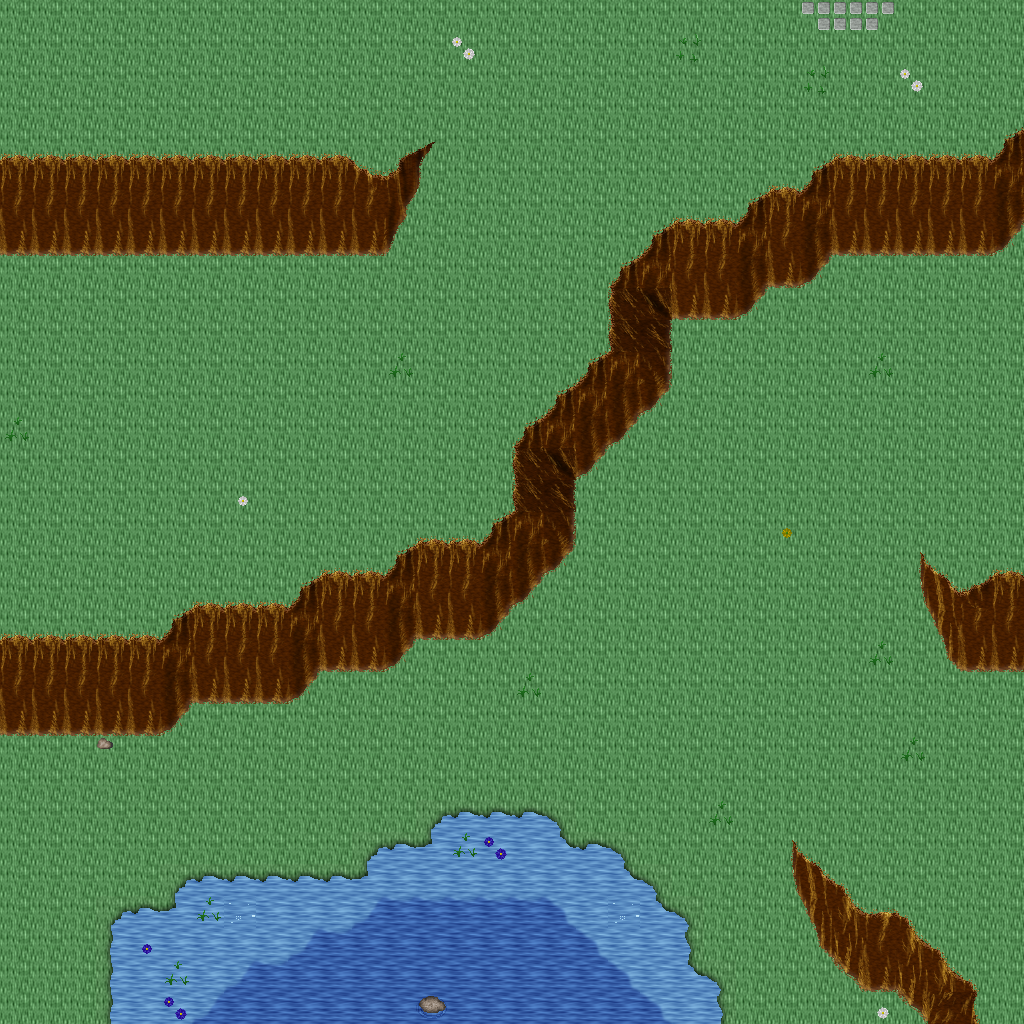

Tiled map render using the project's own tile images. Description and the map definition, with tile-layer contents summarised, below:
An orthogonal 32x32 tile map with 32x32 px tiles, 5 tile layers (Ground, Objects, Objects2, Above, ...), 1 hidden layer not drawn, 45 tilesets.

<map version="1.10" tiledversion="1.11.0" orientation="orthogonal" renderorder="right-down" width="32" height="32" tilewidth="32" tileheight="32" infinite="0" nextlayerid="11" nextobjectid="1">
 <tileset firstgid="1" name="ground_ground" tilewidth="32" tileheight="32" tilecount="33" columns="3">
  <image source="../drawable/ground_ground.png" width="96" height="352" />
 </tileset>
 <tileset firstgid="34" name="building_castle" tilewidth="32" tileheight="32" tilecount="320" columns="20">
  <image source="../drawable/building_castle.png" width="640" height="512" />
 </tileset>
 <tileset firstgid="354" name="ground_water_pool" tilewidth="32" tileheight="32" tilecount="72" columns="3">
  <image source="../drawable/ground_water_pool.png" width="96" height="768" />
 </tileset>
 <tileset firstgid="426" name="ground_ridge_earth_dark" tilewidth="32" tileheight="32" tilecount="96" columns="12">
  <image source="../drawable/ground_ridge_earth_dark.png" width="384" height="256" />
 </tileset>
 <tileset firstgid="522" name="ground_grass_edges" tilewidth="32" tileheight="32" tilecount="36" columns="12">
  <image source="../drawable/ground_grass_edges.png" width="384" height="96" />
 </tileset>
 <tileset firstgid="558" name="ground_earth_edges" tilewidth="32" tileheight="32" tilecount="18" columns="6">
  <image source="../drawable/ground_earth_edges.png" width="192" height="96" />
 </tileset>
 <tileset firstgid="576" name="ground_grass_corners" tilewidth="32" tileheight="32" tilecount="24" columns="6">
  <image source="../drawable/ground_grass_corners.png" width="192" height="128" />
 </tileset>
 <tileset firstgid="600" name="plant_stump_stump_green" tilewidth="32" tileheight="32" tilecount="4" columns="2">
  <image source="../drawable/plant_stump_stump_green.png" width="64" height="64" />
 </tileset>
 <tileset firstgid="604" name="item_pot_barrel" tilewidth="32" tileheight="32" tilecount="2" columns="1">
  <image source="../drawable/item_pot_barrel.png" width="32" height="64" />
 </tileset>
 <tileset firstgid="606" name="ground_rock_rocks_2" tilewidth="32" tileheight="32" tilecount="4" columns="2">
  <image source="../drawable/ground_rock_rocks_2.png" width="64" height="64" />
 </tileset>
 <tileset firstgid="610" name="ground_ladder_horizontal_dark" tilewidth="32" tileheight="32" tilecount="3" columns="1">
  <image source="../drawable/ground_ladder_horizontal_dark.png" width="32" height="96" />
 </tileset>
 <tileset firstgid="613" name="plant_grasses" tilewidth="32" tileheight="32" tilecount="6" columns="3">
  <image source="../drawable/plant_grasses.png" width="96" height="64" />
 </tileset>
 <tileset firstgid="619" name="plant_tree_tree_green" tilewidth="32" tileheight="32" tilecount="88" columns="8">
  <image source="../drawable/plant_tree_tree_green.png" width="256" height="352" />
 </tileset>
 <tileset firstgid="707" name="ground_water_waterfall" tilewidth="32" tileheight="32" tilecount="120" columns="8">
  <image source="../drawable/ground_water_waterfall.png" width="256" height="480" />
 </tileset>
 <tileset firstgid="827" name="plant_flower_daisy_white" tilewidth="32" tileheight="32" tilecount="8" columns="2">
  <image source="../drawable/plant_flower_daisy_white.png" width="64" height="128" />
 </tileset>
 <tileset firstgid="835" name="plant_flower_daisy_red" tilewidth="32" tileheight="32" tilecount="8" columns="2">
  <image source="../drawable/plant_flower_daisy_red.png" width="64" height="128" />
 </tileset>
 <tileset firstgid="843" name="ground_rock_pebbles" tilewidth="32" tileheight="32" tilecount="3" columns="1">
  <image source="../drawable/ground_rock_pebbles.png" width="32" height="96" />
 </tileset>
 <tileset firstgid="846" name="plant_flower_daisy_yellow" tilewidth="32" tileheight="32" tilecount="8" columns="2">
  <image source="../drawable/plant_flower_daisy_yellow.png" width="64" height="128" />
 </tileset>
 <tileset firstgid="854" name="building_decoration_longhorn_skull" tilewidth="32" tileheight="32" tilecount="6" columns="3">
  <image source="../drawable/building_decoration_longhorn_skull.png" width="96" height="64" />
 </tileset>
 <tileset firstgid="860" name="furniture_light_flames" tilewidth="32" tileheight="32" tilecount="6" columns="6">
  <image source="../drawable/furniture_light_flames.png" width="192" height="32" />
 </tileset>
 <tileset firstgid="866" name="plant_stump_stump_brown" tilewidth="32" tileheight="32" tilecount="4" columns="2">
  <image source="../drawable/plant_stump_stump_brown.png" width="64" height="64" />
 </tileset>
 <tileset firstgid="870" name="building_decoration_rocks_2" tilewidth="32" tileheight="32" tilecount="2" columns="1">
  <image source="../drawable/building_decoration_rocks_2.png" width="32" height="64" />
 </tileset>
 <tileset firstgid="872" name="plant_flower_daisy_blue" tilewidth="32" tileheight="32" tilecount="8" columns="2">
  <image source="../drawable/plant_flower_daisy_blue.png" width="64" height="128" />
 </tileset>
 <tileset firstgid="880" name="building_fence_fence_chunky" tilewidth="32" tileheight="32" tilecount="21" columns="3">
  <image source="../drawable/building_fence_fence_chunky.png" width="96" height="224" />
 </tileset>
 <tileset firstgid="901" name="ground_water_water_bubbles" tilewidth="32" tileheight="32" tilecount="32" columns="8">
  <image source="../drawable/ground_water_water_bubbles.png" width="256" height="128" />
 </tileset>
 <tileset firstgid="933" name="item_statue_grey_stone" tilewidth="32" tileheight="32" tilecount="4" columns="2">
  <image source="../drawable/item_statue_grey_stone.png" width="64" height="64" />
 </tileset>
 <tileset firstgid="937" name="plant_tree_tree_darkgreen" tilewidth="32" tileheight="32" tilecount="88" columns="8">
  <image source="../drawable/plant_tree_tree_darkgreen.png" width="256" height="352" />
 </tileset>
 <tileset firstgid="1025" name="logic_creature_animal" tilewidth="32" tileheight="32" tilecount="32" columns="8">
  <image source="../drawable/logic_creature_animal.png" width="256" height="128" />
 </tileset>
 <tileset firstgid="1057" name="logic_creature_rodent" tilewidth="32" tileheight="32" tilecount="8" columns="8">
  <image source="../drawable/logic_creature_rodent.png" width="256" height="32" />
 </tileset>
 <tileset firstgid="1065" name="logic_portal" tilewidth="32" tileheight="32" tilecount="24" columns="8">
  <image source="../drawable/logic_portal.png" width="256" height="96" />
 </tileset>
 <tileset firstgid="1089" name="logic_item_mushroom" tilewidth="32" tileheight="32" tilecount="6" columns="6">
  <image source="../drawable/logic_item_mushroom.png" width="192" height="32" />
 </tileset>
 <tileset firstgid="1095" name="logic_collision" tilewidth="32" tileheight="32" tilecount="1" columns="1">
  <image source="../drawable/logic_collision.png" width="32" height="32" />
 </tileset>
 <tileset firstgid="1096" name="logic_creature_human_little" tilewidth="32" tileheight="32" tilecount="2" columns="2">
  <image source="../drawable/logic_creature_human_little.png" width="64" height="32" />
 </tileset>
 <tileset firstgid="1098" name="logic_creature_fairy" tilewidth="32" tileheight="32" tilecount="4" columns="4">
  <image source="../drawable/logic_creature_fairy.png" width="128" height="32" />
 </tileset>
 <tileset firstgid="1102" name="logic_item_herb" tilewidth="32" tileheight="32" tilecount="5" columns="5">
  <image source="../drawable/logic_item_herb.png" width="160" height="32" />
 </tileset>
 <tileset firstgid="1107" name="object_suspension_bridge" tilewidth="32" tileheight="32" tilecount="24" columns="3">
  <image source="../drawable/object_suspension_bridge.png" width="96" height="256" />
 </tileset>
 <tileset firstgid="1131" name="logic_creature_farm_animal" tilewidth="32" tileheight="32" tilecount="16" columns="8">
  <image source="../drawable/logic_creature_farm_animal.png" width="256" height="64" />
 </tileset>
 <tileset firstgid="1147" name="ground_green_paving" tilewidth="32" tileheight="32" tilecount="18" columns="3">
  <image source="../drawable/ground_green_paving.png" width="96" height="192" />
 </tileset>
 <tileset firstgid="1165" name="logic_protection" tilewidth="32" tileheight="32" tilecount="2" columns="2">
  <image source="../drawable/logic_protection.png" width="64" height="32" />
 </tileset>
 <tileset firstgid="1167" name="light_light_5x5" tilewidth="32" tileheight="32" tilecount="25" columns="5">
  <image source="../drawable/light_light_5x5.png" width="160" height="160" />
 </tileset>
 <tileset firstgid="1192" name="light_door_light" tilewidth="32" tileheight="32" tilecount="12" columns="3">
  <image source="../drawable/light_door_light.png" width="96" height="128" />
 </tileset>
 <tileset firstgid="1204" name="building_huts" tilewidth="32" tileheight="32" tilecount="338" columns="26">
  <image source="../drawable/building_huts.png" width="832" height="416" />
 </tileset>
 <tileset firstgid="1542" name="building_chimney_smoke" tilewidth="32" tileheight="32" tilecount="40" columns="4">
  <image source="../drawable/building_chimney_smoke.png" width="128" height="320" />
 </tileset>
 <tileset firstgid="1582" name="plant_tree_chestnut_tree" tilewidth="32" tileheight="32" tilecount="20" columns="4">
  <image source="../drawable/plant_tree_chestnut_tree.png" width="128" height="160" />
 </tileset>
 <tileset firstgid="1602" name="logic_creature_troll" tilewidth="32" tileheight="32" tilecount="4" columns="4">
  <image source="../drawable/logic_creature_troll.png" width="128" height="32" />
 </tileset>
 <layer id="1" name="Ground" width="32" height="32">
  <data>[1024 cells, 1024 non-empty, 6 distinct tile ids]</data>
 </layer>
 <layer id="2" name="Objects" width="32" height="32">
  <data>[1024 cells, 228 non-empty, 43 distinct tile ids]</data>
 </layer>
 <layer id="3" name="Objects2" width="32" height="32">
  <data>[1024 cells, 55 non-empty, 11 distinct tile ids]</data>
 </layer>
 <layer id="4" name="Above" width="32" height="32">
  <data>[1024 cells, 9 non-empty, 2 distinct tile ids]</data>
 </layer>
 <layer id="5" name="Above2" width="32" height="32">
  <data>[1024 cells, 0 non-empty, 0 distinct tile ids]</data>
 </layer>
 <layer id="6" name="Walkable" width="32" height="32" visible="0">
  <data>[1024 cells, 227 non-empty, 1 distinct tile ids]</data>
 </layer>
 <objectgroup id="7" name="Mapevents" />
 <objectgroup id="8" name="Spawn" />
 <objectgroup id="9" name="Keys" />
 <objectgroup id="10" name="Replace" />
</map>
